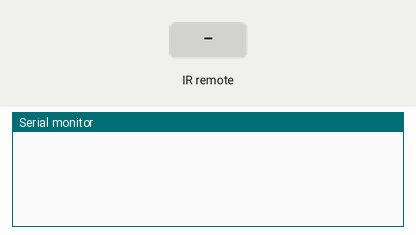
Simulated run of this sketch. Board: Arduino Uno, built with avr-gcc and run on an emulated ATmega328P. Shown: the last lines printed to the serial monitor. Inputs (shaded band) come from the test bench.

Above: at 1.2 s.
1.3 s: infrared code 0xFF38C7 received
At 1.9 s:
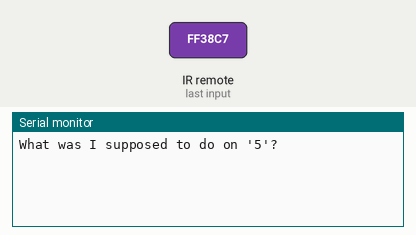
2.8 s: infrared code 0xFF906F received
At 4.3 s:
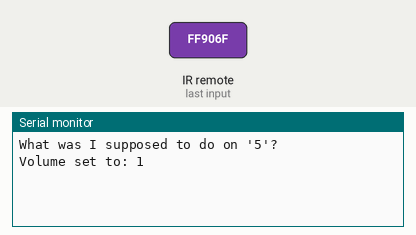

The sketch:

ir-receive.ino
```cpp
/**
 *
 */

#include <IRremote.h>

const int ANTI_SPAM_TIME = 100; // milliseconds

// sometimes it's easier to write numbers in hexadecimal (base-16)
// we can use digits 0-9 and A-F, and put a '0x' in front of it
const uint32_t NO_DATA = 0xFFFFFFFF;

const uint32_t FIVE_KEY  = 0xFF38C7;
const uint32_t PLUS_KEY  = 0xFF906F;
const uint32_t MINUS_KEY = 0xFFA857;

const int IR_RECV_PIN = 11;

IRrecv ir_receiver(IR_RECV_PIN);
decode_results ir_results;
int volume = 0;

void setup() {
  Serial.begin(9600);
  ir_receiver.enableIRIn(); // start the receiver
}

void loop() {
  bool ir_data_received = ir_receiver.decode(&ir_results);
  uint32_t value = ir_results.value;

  // make sure that data was received and that it wasn't garbage
  if (ir_data_received) {
    ir_receiver.resume(); // start accepting ir signals again

    if (value != NO_DATA) {

      // depending on the signal we get, we can do different things
      if (value == FIVE_KEY) {
        Serial.println("What was I supposed to do on '5'?");

      } else if (value == PLUS_KEY) {
        volume += 1;
        Serial.print("Volume set to: "); Serial.println(volume);

      } else if (value == MINUS_KEY) {
        volume -= 1;
        Serial.print("Volume set to: "); Serial.println(volume);

      } else {
        // printing the recieved code like this is how we can find out
        // what code was sent from the remote
        Serial.print("Received an unrecognized code: ");
        Serial.println(ir_results.value, HEX);
        // take out the print statement when you are done debuging though!
      }
    }
  }

  delay(ANTI_SPAM_TIME);
}
```

Measured:
- after the input at 1.3 s, the serial monitor: prints a new line at once (image 1)
- after the input at 2.8 s, the serial monitor: prints a new line at once (image 2)
